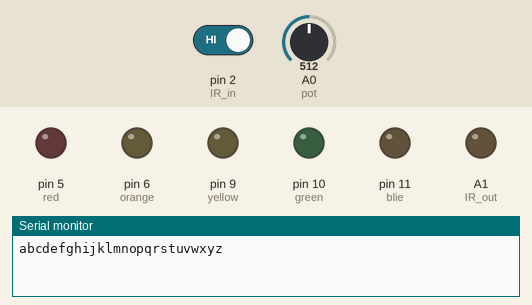
This sketch was run on a simulated Arduino Uno, built with avr-gcc and run on an emulated ATmega328P. On the bench: output pins drawn as LEDs (lit = HIGH), the last lines printed to the serial monitor. Dashed ring = blinking. The test bench sets the inputs (shaded band); at power-on: A0 (pot) = 512, pin 2 (IR_in) HIGH.

Above: at 0.6 s.
At 1.2 s:
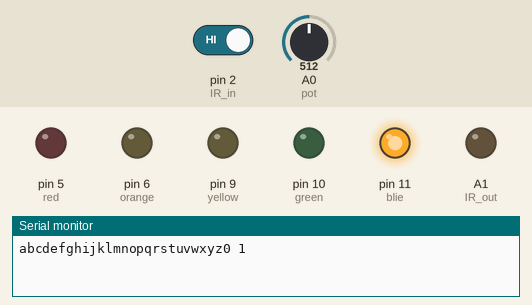
1.3 s: A0 (pot) set to 0
3.1 s: A0 (pot) set to 122
At 3.4 s:
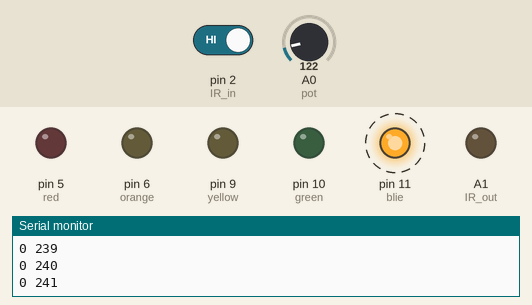
Timing chart, 0 to 14.6 s (numbered marks = the images above; inputs shaded):
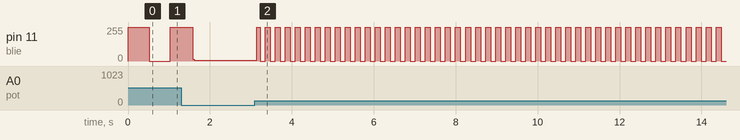

Measured:
- after the input at 3.1 s, pin 11 (blie): alternates 255/255 for 0.12 s and 0/255 for 0.12 s, starting at once

The sketch:

MorseCode3.ino
```cpp
int timer = 0;
// Morse chars defined
char morse_a[] = ".-";
char morse_b[] = "-...";
char morse_c[] = "-.-.";
char morse_d[] = "-..";
char morse_e[] = ".";
char morse_f[] = "..-.";
char morse_g[] = "--.";
char morse_h[] = "....";
char morse_i[] = "..";
char morse_j[] = ".---";
char morse_k[] = "-.-";
char morse_l[] = ".-..";
char morse_m[] = "--";
char morse_n[] = "-.";
char morse_o[] = "---";
char morse_p[] = ".--.";
char morse_q[] = "--.-";
char morse_r[] = ".-.";
char morse_s[] = "...";
char morse_t[] = "-";
char morse_u[] = "..-";
char morse_v[] = "...-";
char morse_w[] = ".--";
char morse_x[] = "-..-";
char morse_y[] = "-.--";
char morse_z[] = "--..";
char space[]   = "  ";


void setup() {
  // put your setup code here, to run once:*
  Serial.begin(9600);
  //String testString = "morse code ";
  //Serial.print(string2morse(testString));
  Serial.print("");
  Serial.print(morse2string(".-/"));//a
  Serial.print(morse2string("-.../"));//b
  Serial.print(morse2string("-.-./"));//c
  Serial.print(morse2string("-../"));//d
  Serial.print(morse2string("./"));//e
  Serial.print(morse2string("..-./"));//f
  Serial.print(morse2string("--./"));//g
  Serial.print(morse2string("..../"));//h
  Serial.print(morse2string("../"));//i
  Serial.print(morse2string(".---/"));//j
  Serial.print(morse2string("-.-/"));//k
  Serial.print(morse2string(".-../"));//l
  Serial.print(morse2string("--/"));//m
  Serial.print(morse2string("-./"));//n
  Serial.print(morse2string("---/"));//o
  Serial.print(morse2string(".--./"));//p
  Serial.print(morse2string("--.-/"));//q
  Serial.print(morse2string(".-./"));//r
  Serial.print(morse2string(".../"));//s
  Serial.print(morse2string("-/"));//t
  Serial.print(morse2string("..-/"));//u
  Serial.print(morse2string("...-/"));//v
  Serial.print(morse2string(".--/"));//w
  Serial.print(morse2string("-..-/"));//x
  Serial.print(morse2string("-.--/"));//y
  Serial.print(morse2string("--../"));//z
  setupLED();
}

void setupLED(){
  pinMode(2,  INPUT); //IR in
  pinMode(3,  INPUT); //Switch
  pinMode(5,  OUTPUT);//red
  pinMode(6,  OUTPUT);//orange
  pinMode(9,  OUTPUT);//yellow
  pinMode(10, OUTPUT);//green
  pinMode(11, OUTPUT);//blie
  pinMode(A0, INPUT);//pot
  pinMode(A1, OUTPUT);//IR out
}


String morse2sentence(String a){
  int countOfSlash = 0;
  char last;
  String sentence = "";
  char currentWord [] = {};
  bool atEnd = false;
  int sentencePointer = 0;
  int wordPointer = 0;
  char currentChar;

  while (!atEnd){
    currentChar = a[sentencePointer];
    if (currentChar == '/'){ //Its the end of the word
      if (countOfSlash > 2){ //Its the end of the transmission
        atEnd = true;
        break;
      }
      else{
        //sentence = sentence + morse2string(currentWord);
        //currentWord = [];
        //countOfSlash++;
        ;
      }
    }
    else{ // It is a standard character, and we can add it to CurrentWord
      currentWord[wordPointer] = currentChar;
      wordPointer++;
    }
  }
  return sentence;
}


String string2morse(String a){
  String output;
  //Serial.print(a);
  int pointer = 0 ;
  // char lastChar = 'a';
  char x;
  for(int pointer = 0; pointer < a.length(); pointer ++){
    x = a[pointer];
    //Serial.print(pointer);
    //Serial.print("+");
    output = output + char2morse(x);
    if ((a[pointer]==' ')||(a[pointer+1]==' ')){
      ;
    }
    else{
      output = output + ("/");
    }
//    if (char2morse(a[pointer]) == "!"){
//      break;
//    }
//    //Serial.print(a[pointer]);
//    // lastChar = a[pointer +1];
//    pointer = pointer +1;
//    delay(10);
//    Serial.print(" ");
  }
  return output;
}


char* char2morse(char x){
  switch(x){
    case 'a':
      return morse_a;
    case 'b':
      return morse_b;
     case 'c':
       return morse_c;
     case 'd':
       return morse_d;
     case 'e':
       return morse_e;
     case 'f':
       return morse_f;
     case 'g':
       return morse_g;
     case 'h':
       return morse_h;
     case 'i':
       return morse_i;
     case 'j':
       return morse_j;
     case 'k':
       return morse_k;
     case 'l':
       return morse_l;
     case 'm':
       return morse_m;
     case 'n':
       return morse_n;
     case 'o':
       return morse_o;
     case 'p':
       return morse_p;
     case 'q':
       return morse_q;
     case 'r':
       return morse_r;
     case 's':
       return morse_s;
     case 't':
       return morse_t;
     case 'u':
       return morse_u;
     case 'v':
       return morse_v;
     case 'w':
       return morse_w;
     case 'x':
       return morse_x;
     case 'y':
       return morse_y;
     case 'z':
       return morse_z;
     case ' ':
       return space;
     default :
       return "!";
  }
}

char morse2string(String m){
  int pointer = 0;
  if (m[pointer] == '.'){
    pointer ++;
    if (m[pointer] == '/'){
      return 'e';
    }
    else if (m[pointer] == '.'){
      pointer ++;
      if (m[pointer] == '/'){
        return 'i';
      }
      else if (m[pointer] == '.'){
        pointer ++;
        if (m[pointer] == '/'){
          return 's';
        }
        else if (m[pointer] == '.'){
          return 'h';
        }
        else if (m[pointer] == '-'){
          return 'v';
        }
      }
      else if (m[pointer] == '-'){
        pointer ++;
        if (m[pointer] == '/'){
          return 'u';
        }
        else if (m[pointer] == '.'){
          return 'f';
        }
      }
    }
    else if (m[pointer] == '-'){
      pointer ++;
      if (m[pointer] == '/'){
        return 'a';
      }
      else if (m[pointer] == '.'){
        pointer ++;
        if (m[pointer] == '/'){
          return 'r';
        }
        else if (m[pointer] == '.'){
          return 'l';
        }
      }
      else if (m[pointer] == '-'){
        pointer ++;
        if (m[pointer] == '/'){
          return 'w';
        }
        else if (m[pointer] == '.'){
          return 'p';
        }
        else if (m[pointer] == '-'){
          return 'j';
        }
      }
    }
  }
  else if (m[pointer] == '-'){
    pointer ++;
    if (m[pointer] == '/'){
      return 't' ;
    }
    else if (m[pointer] == '.'){
      pointer ++;
      if (m[pointer] == '/'){
        return 'n';
      }
      else if (m[pointer] == '.'){
        pointer ++;
        if (m[pointer] == '/'){
         return 'd';
        }
        else if (m[pointer] == '.'){
         return 'b';
        }
        else if (m[pointer] == '-'){
         return 'x';
        }
      }
      else if (m[pointer] == '-'){
        pointer ++;
        if (m[pointer] == '/'){
          return 'k';
        }
        else if (m[pointer] == '.'){
          return 'c';
        }
        else if (m[pointer] == '-'){
          return 'y';
        }
      }
    }
    else if (m[pointer] == '-'){
      pointer ++;
      if (m[pointer] == '/'){
        return 'm';
      }
      else if (m[pointer] == '.'){
        pointer ++;
        if (m[pointer] == '/'){
          return 'g';
        }
        else if (m[pointer] == '.'){
          return 'z';
        }
        else if (m[pointer] == '-'){
          return 'q';
        }
      }
      else if (m[pointer] == '-'){
        return 'o';
      }
    }
  }

  else if (m[pointer] == '-'){
    return 'o';
  }
}

int timedelay;
int passes = 0;
int loopcounter = 0;
int delayLength = 10;
char morse [100] = "";
void loop() {
  timedelay = readPot();
  // put your main code here, to run repeatedly:
  blinkLED();
  if (irValue() == 1){
    Serial.print("True");
    if (passes > delayLength*5){
      morse[loopcounter] = '/';
    }
    else if (passes > delayLength){
      morse[loopcounter] = '-';
    }
    else{
      morse[loopcounter] = '.';
    }
    loopcounter ++;
    passes = 0;
  }
  passes ++;
  Serial.print(loopcounter);
  Serial.print(" ");
  Serial.print(passes);
  Serial.println(morse);
  //delay(timedelay);
  }

bool irValue(){
  return (!digitalRead(2));
}

void blinkLED(){
  readPot();
  blue_on();
  delay(readPot());
  blue_off();
  delay(readPot());

}

bool buttonPressed(){
   return digitalRead(3);
}
int readPot(){
   return analogRead(A0);

 }

void yellow_on(){
  digitalWrite(9,HIGH);
}
void yellow_off(){
  digitalWrite(9,LOW);
}

void ir_on(){
  digitalWrite(A1,HIGH);
}
void ir_off(){
  digitalWrite(A1,LOW);
}

void blue_on(){
  digitalWrite(11,HIGH);
}
void blue_off(){
  digitalWrite(11,LOW);
}

void red_on(){
  digitalWrite(5,HIGH);
}

void red_off(){
  digitalWrite(5,LOW);
}
```
